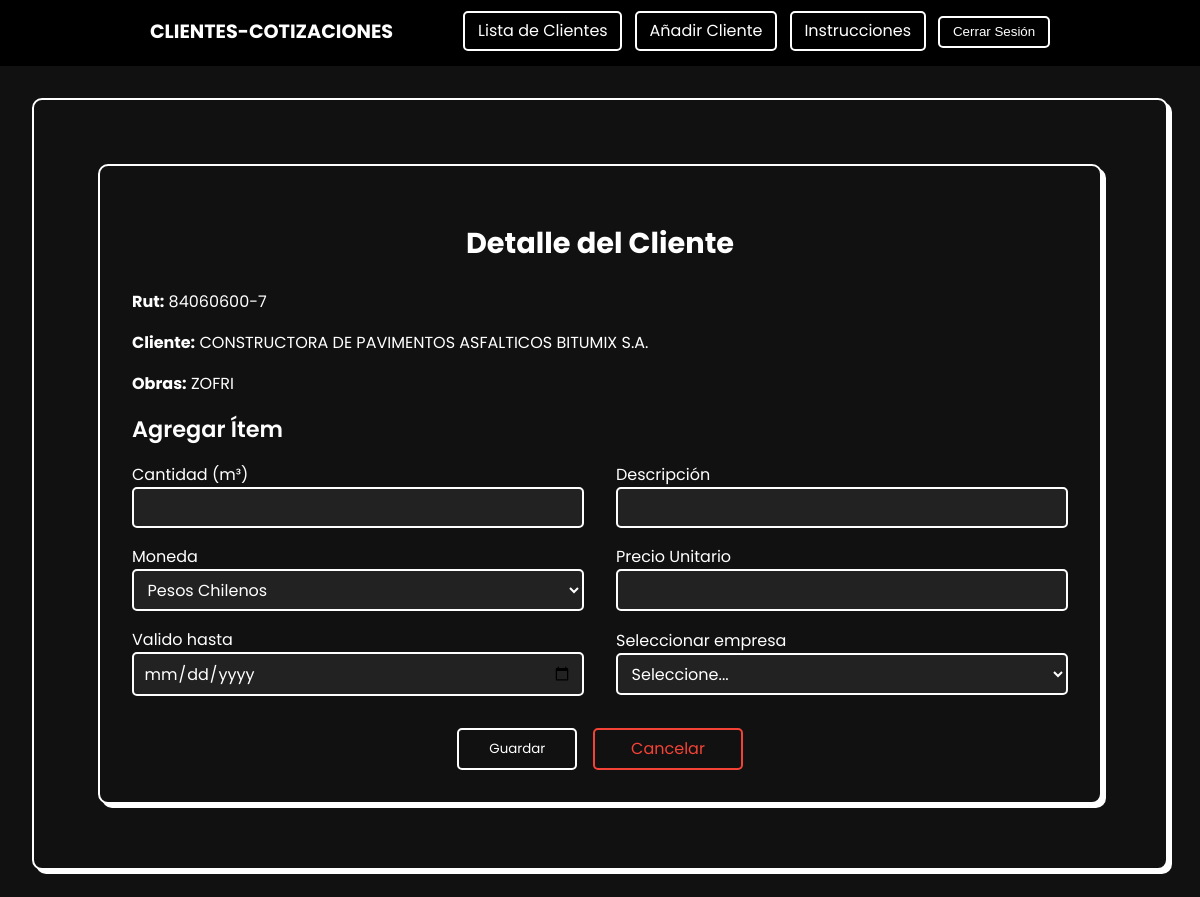
The page /cliente/detalle/39/ (signed in) on the database its author committed.
### app/models.py (models this page shows, shortened)
class Cliente(models.Model):
    Rut = models.CharField(max_length=12)
    cliente = models.CharField(max_length=100)
    telefono = models.CharField(validators=[telefono_validator], max_length=12, blank=True, null=True, default='')
    obra = models.CharField(max_length=50, blank=True, null=True, default='')
    persona_contacto = models.CharField(max_length=50)

### app/views.py (the view, shortened to what this page needs)
# urls.py: path('cliente/detalle/<int:pk>/', views.Detalle_Clientes.as_view(), name='detalle_cliente'),
@method_decorator(user_passes_test(lambda u: u.is_superuser), name='dispatch')
class Detalle_Clientes(LoginRequiredMixin, UserPassesTestMixin, DetailView):
    model = Cliente
    template_name = "clientes/detalle_cliente.html"
    context_object_name = 'cliente'
    form_class = ItemForm
    def test_func(self):
        return self.request.user.is_superuser
    def get_context_data(self, **kwargs):
        context = super().get_context_data(**kwargs)
        context['form'] = ItemForm()
        context['items_temporales'] = self.request.session.get('items_temporales', [])
        return context

### app/forms.py
class ItemForm(forms.ModelForm):
    class Meta:
        model = Item
        fields = ['cantidad_m3', 'descripcion' , 'moneda', 'precio_unitario']
        labels = {
            'cantidad_m3': 'Cantidad (m³)',
        }
        widgets = {
            'cantidad_m3': forms.NumberInput(attrs={'class': 'form-control', 'step': '0.01', 'min': '0'}),
            'descripcion': forms.TextInput(attrs={'class': 'form-control', 'placeholder': 'Ej: Arena fina'}),
            'moneda': forms.Select(attrs={'class': 'form-control'}),
            'precio_unitario': forms.NumberInput(attrs={'class': 'form-control', 'step': '0.01', 'min': '0'}),
        }

### app/templates/clientes/detalle_cliente.html (shortened to what this page needs)
{% extends "clientes/base.html" %}
{% load static %}
{% block content %}
<div class="wrapper">
    <div class="card-lista">
        <h2 class="title">Detalle del Cliente</h2>
        <div class="cliente-info">
            <p><strong>Rut:</strong> {{ cliente.Rut }}</p>
            <p><strong>Cliente:</strong> {{ cliente.cliente }}</p>
            <p><strong>Obras:</strong> {{ cliente.obra }}</p>
        </div>
        <h3 class="subtitle">Agregar Ítem</h3>
        <form method="post" class="form-grid">
            <div class="form-group">
                <label for="id_cantidad_m3">Cantidad (m³)</label>
                <input type="number" step="0.01" min="0" name="cantidad_m3" id="id_cantidad_m3" class="form-control">
            </div>
            <div class="form-group">
                <label for="id_descripcion">Descripción</label>
                <input type="text" name="descripcion" id="id_descripcion" class="form-control">
            </div>
            <div class="form-group">
                <label for="id_moneda">Moneda</label>
                <select name="moneda" id="id_moneda" class="form-control">
                    <option value="CLP">Pesos Chilenos</option>
                </select>
            </div>
            <div class="form-group">
                <label for="id_precio_unitario">Precio Unitario</label>
                <input type="number" step="0.01" min="0" name="precio_unitario" id="id_precio_unitario" class="form-control">
            </div>
            <div class="form-group">
                <label for="id_valido_hasta">Valido hasta</label>
                <input type="date" step="0.01" min="0" name="valido_hasta" id="id_valido_hasta" class="form-control">
            </div>
            <div class="form-group">
                <label for="opcion_destino">Seleccionar empresa</label>
                <select name="opcion_destino" id="opcion_destino" class="form-control">
                    <option value="">Seleccione...</option>
                </select>
            </div>
            <div class="form-buttons">
                <button type="submit" class="btn btn-primary">Guardar</button>
                <a href="{% url 'listar_clientes' %}" class="btn btn-secondary">Cancelar</a>
            </div>
        </form>
    </div>
</div>
{% endblock %}

### app/templates/clientes/detalle_cliente.html (style rules this page uses)
.wrapper { display: flex; justify-content: center; align-items: flex-start; padding: 2rem; font-family: 'Poppins', sans-serif; background-color: #111; min-height: 80vh; max-width: 105rem; margin: 0 auto; }
.card-lista { background-color: #111; border: 0.125rem solid #fff; border-radius: 0.625rem; padding: 2rem; box-shadow: 0.25rem 0.25rem #fff; color: #fff; width: 100%; }
.title { font-size: 1.8rem; font-weight: 700; margin-bottom: 1.5rem; text-align: center; }
.subtitle { font-size: 1.4rem; font-weight: 600; margin: 1rem 0; }
.btn { padding: 0.4rem 0.8rem; border: 0.125rem solid #fff; border-radius: 0.3125rem; color: #fff; background-color: transparent; cursor: pointer; text-decoration: none; transition: all 0.3s; font-family: 'Poppins', sans-serif; min-width: 120px; text-align: center; }
.btn-secondary { border-color: #f44336; color: #f44336; }
.form-grid { display: grid; grid-template-columns: 1fr 1fr; gap: 1rem 2rem; align-items: center; }
.form-grid .form-group { display: flex; flex-direction: column; }
.form-buttons { grid-column: 1 / 3; display: flex; justify-content: center; gap: 1rem; margin-top: 1rem; }
.form-control { background-color: #222; color: #fff; border: 0.125rem solid #fff; border-radius: 0.3125rem; padding: 0.4rem 0.6rem; font-size: 1rem; font-family: 'Poppins', sans-serif; outline: none; transition: all 0.3s; }

### app/templates/clientes/base.html (style rules this page uses)
body { margin: 0; font-family: 'Poppins', sans-serif; background-color: #111; color: #fff; }

### rows shown on the page
Cliente: Rut "84060600-7", cliente "CONSTRUCTORA DE PAVIMENTOS ASFALTICOS BITUMIX S.A.", obra "ZOFRI"
